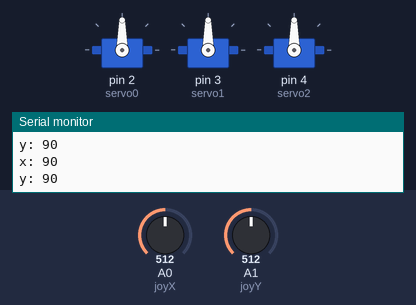
The sketch below on a simulated Arduino Uno, built with avr-gcc and run on an emulated ATmega328P. On the bench: 3 × servo, the last lines printed to the serial monitor. Inputs (shaded band) come from the test bench; at power-on: A0 (joyX) = 512, A1 (joyY) = 512.

Above: at 1.2 s.
1.3 s: A0 (joyX) set to 787
2.8 s: A0 (joyX) set to 814
At 3.32 s:
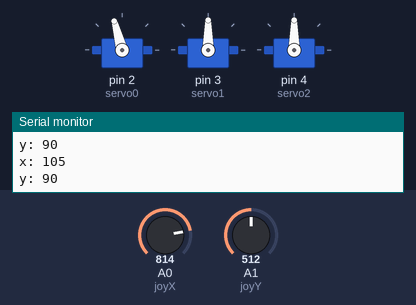
At 5.6 s:
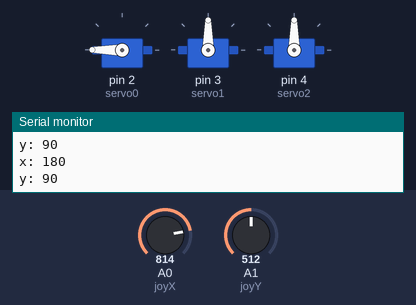
5.8 s: A1 (joyY) set to 123
7.3 s: A1 (joyY) set to 101
At 9.1 s:
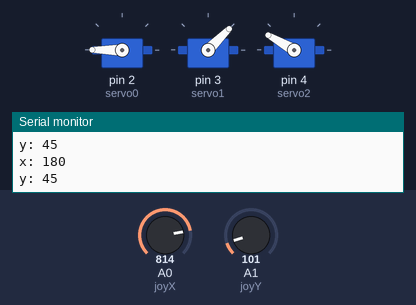
10.3 s: A0 (joyX) set to 118
11.8 s: A0 (joyX) set to 102
At 17.6 s:
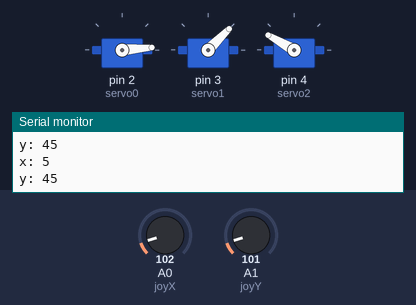
Timing chart, 0 to 17.9 s (numbered marks = the images above; inputs shaded):
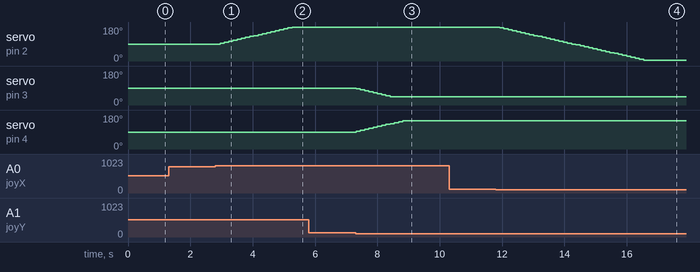

The sketch:

base.ino
```cpp
#include <Servo.h>

Servo servo0;
Servo servo1;
Servo servo2;

int joyX = 0;
int joyY = 1;

int joyVal;
int addVal = 5;
int srNumBottom;
int srNumBase;
int opposite;

void setup() {
  Serial.begin(9600);
  servo0.attach(2);
  servo1.attach(3);
  servo2.attach(4);
  // put your setup code here, to run once:
  srNumBottom = 90;
  srNumBase = 90;
  opposite = 90;
}

void loop() {
  joyVal = analogRead(joyX);
  joyVal = map(joyVal, 0, 1023, 0, 180);
  if(joyVal > 140){
     if((srNumBottom + addVal) <= 180){
        srNumBottom += addVal;
     }
  }else if(joyVal < 20){
       if((srNumBottom - addVal) > 0){
         srNumBottom -= addVal;
        }
   }
   delay(100);
   servo0.write(srNumBottom);

    Serial.print("x: ");
    Serial.print(srNumBottom);
    Serial.print("\n");

  joyVal = analogRead(joyY);
  joyVal = map(joyVal, 0, 1023, 0, 180);


  if(joyVal > 140){
     if((srNumBase + addVal) <= 180){
        srNumBase += addVal;
     }
     if((opposite - addVal) > 0){
           opposite -= addVal;
     }
  }else if(joyVal < 20){
     if((srNumBase - addVal) > 40){
        srNumBase -= addVal;
     }
     if((opposite + addVal) <= 150){
        opposite += addVal;
     }
   }
  Serial.print("y: ");
    Serial.print(srNumBase);
    Serial.print("\n");
  delay(20);

  servo2.write(opposite);

  servo1.write(srNumBase);
  delay(15);
  // put your main code here, to run repeatedly:

}
```

Measured:
- the behaviour switches between 801 and 802 on A0 (joyX) (found by bisection; images 0 and 1)
- the behaviour switches between 114 and 113 on A1 (joyY) (found by bisection; images 2 and 3)
- the behaviour switches between 114 and 113 on A0 (joyX) (found by bisection; images 3 and 4)
- after the input at 2.8 s, servo on pin 2 (servo0): moves from 90° to 180° over 2.3 s, starting after 0.15 s
- after the input at 7.3 s, servo on pin 3 (servo1): moves from 90° to 45° over 1.1 s, starting at once; servo on pin 4 (servo2): moves from 90° to 150° over 1.5 s, starting at once
- after the input at 11.8 s, servo on pin 2 (servo0): moves from 180° to 5° over 4.6 s, starting after 0.12 s
